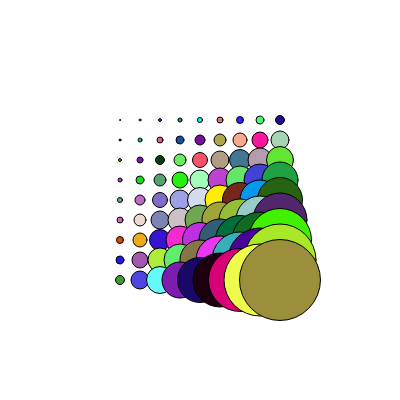
Frame 1 (no input)
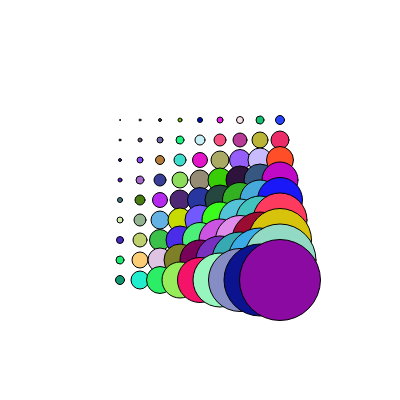
Frame 2 (the mouse pressed at the canvas centre, redrawn once)

The p5.js sketch that drew these frames (run headless with seeded random() and noise() and a simulated clock; the mouse was pressed at the canvas centre and the sketch redrawn once):

// p5.js sketch
// ── sketch.js
function setup() {
  createCanvas(400, 400);
  frameRate(10);
}

function draw() {
  noLoop();
  background(255);
  fill("black")
  for (let y = 0; y < 10; y+=1) {
    for (let x = 0; x < 10; x+=1) {
      fill(random(0, 255), random (0, 255), random (255, 0))
      circle(
        100 + x *20,
        100 + y *20,
        x * y
      );
    }
  }
}
  
